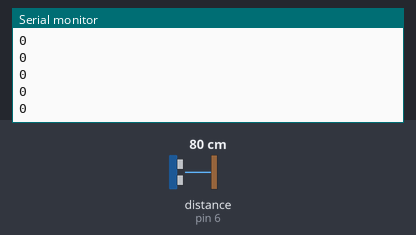
This sketch was run on a simulated Arduino Uno, built with avr-gcc and run on an emulated ATmega328P. Parts: the last lines printed to the serial monitor. Wiring (inferred from the names in the program): ultrasonic range finder: trigger pin 5; echo pin 6. The test bench sets the inputs (shaded band); at power-on: distance to the obstacle (sensor on pin 6) 80 cm. The echo pulse lasts 58.3 µs per cm.

Above: at 1.2 s.
1.3 s: distance to the obstacle (sensor on pin 6) set to 2 cm
At 1.39 s:
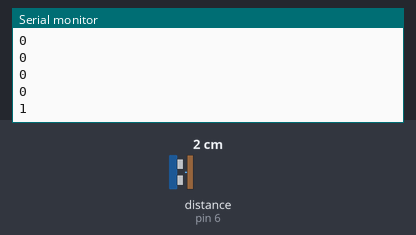
2.8 s: distance to the obstacle (sensor on pin 6) set to 4 cm
At 2.81 s:
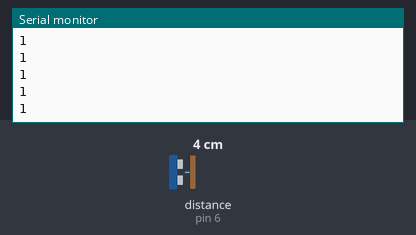
Timing chart, 0 to 5.8 s (numbered marks = the images above; inputs shaded):
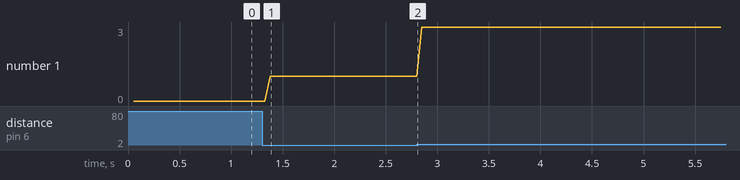

Measured:
- after the input at 1.3 s, the serial monitor: prints a new line after 0.08 s (image 1)
- plotted number 1: 0 → 1 after the input at 1.3 s, 1 → 3 after the input at 2.8 s

The sketch:

proje_yakinlik.ino
```cpp
const int trigPin = 5, echoPin = 6;
long uzaklik;
long sure;

int maximumRange = 50;
int minimumRange = 0;
void setup() {
  pinMode(trigPin, OUTPUT);
  pinMode(echoPin, INPUT);
  Serial.begin(9600);
}
void loop() {
  int olcum = mesafe(maximumRange, minimumRange);
  Serial.println(olcum);
}

  int mesafe(int maxrange, int minrange)
{
  long duration, distance;

  digitalWrite(trigPin, LOW);
  delayMicroseconds(2);
  digitalWrite(trigPin, HIGH);
  delayMicroseconds(10);
  digitalWrite(trigPin, LOW);

  duration = pulseIn(echoPin, HIGH);
  distance = duration / 2 / 29.1;
  delay(50);

  if (distance >= maxrange || distance <= minrange)
    return 0;
  return distance;
}
```
